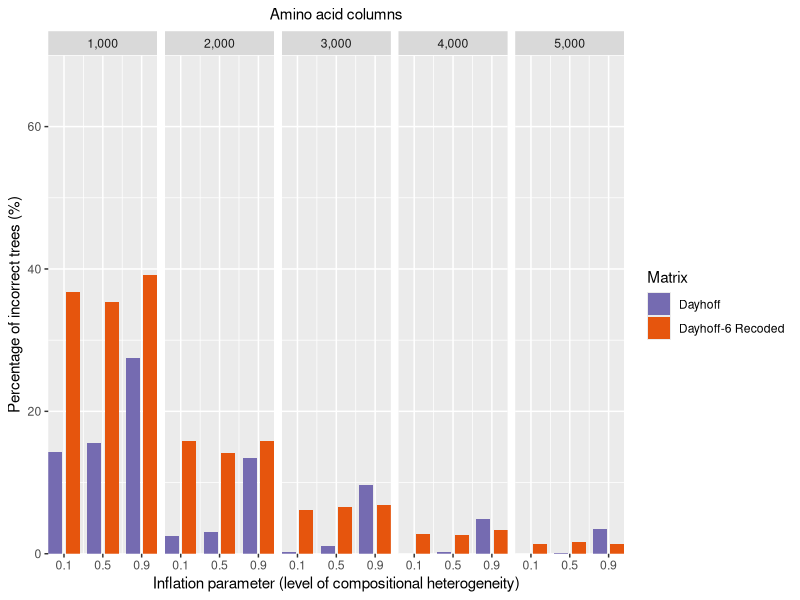

Here is the R script that generated this plot:
data <- read.csv('comp_het_1000_5000_proportion.csv')
data$proportion <- data$proportion*100
names(data)[4]<-"percent"
library(ggplot2)
data$Amino.acid.columns=factor(data$Amino.acid.columns, levels=c('1,000', '2,000', '3,000', '4,000', '5,000'))
b <- ggplot(data, aes(x=inflation.parameter, y=percent)) + geom_bar(aes(fill=reorder(type, percent)), stat = "identity", position=position_dodge2(preserve = c("total"), padding = 0.2)) + facet_wrap(~Amino.acid.columns, nrow=1)
b + labs (subtitle = "Amino acid columns") + theme(plot.subtitle = element_text(hjust = 0.5)) + scale_x_continuous(name="Inflation parameter (level of compositional heterogeneity)", breaks =c(0.1, 0.5, 0.9), label=c("0.1","0.5","0.9"), expand = c(0, 0)) + scale_y_continuous(name="Percentage of incorrect trees (%)", expand = c(0, 0), limits=c(0,70)) + labs(fill="Matrix") + scale_fill_manual(values=c("#756bb1","#e6550d")) 
